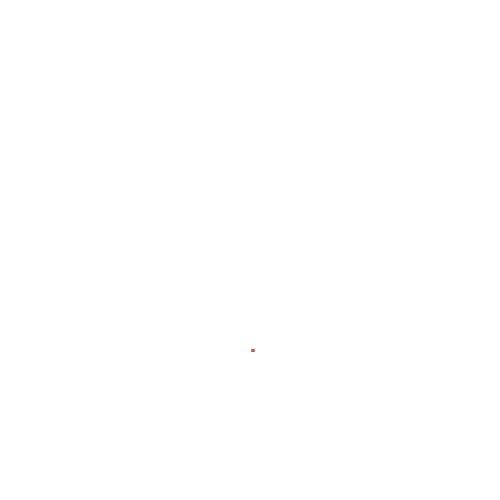
Frame 1 (no input)
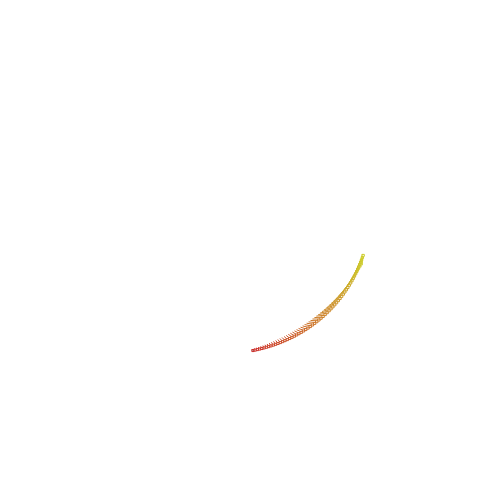
Frame 60 (no input)
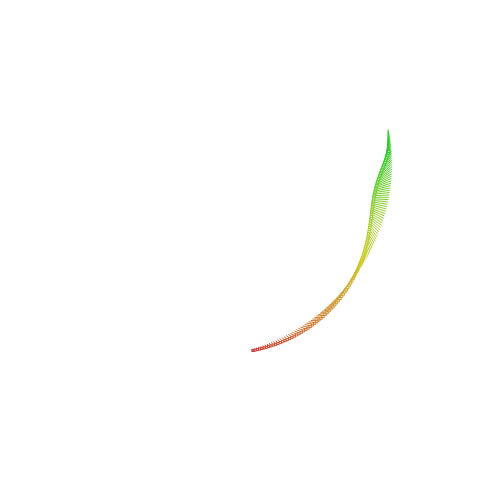
Frame 120 (the mouse pressed at the canvas centre since frame 60)

The p5.js sketch that drew these frames (run headless with seeded random() and noise() and a simulated clock; from frame 60 on, the mouse is pressed at the canvas centre):

// p5.js sketch
// ── sketch.js
function setup() {
 canvas = createCanvas( 500, 500 );
 

  // Initial position in the centre of the screen
  x = width / 2;
  y = height / 2;

  // dx and dy are the small change in position each frame
  dx = random( -1, 1 );
  dy = random( -1, 1 );
  // background(255,255,255); 
}

function draw() {

  // Blend the old frames into the background
  blendMode( BLEND );
  // fill(frameCount - 255 % 255,80,80, 10 );
  // rect( 6, 6, width, height ); // black
  rad = radians( frameCount );

  // Calculate new position
  x += dx;
  y += dy;

  var max = 1,
    min = 0.5,
    bx = x + 100 * sin( rad ),
    by = y + 100 * cos( rad );
    radius = 100 * sin( rad * 0.1 );
    handX = bx + radius * sin( rad * 3 );
    handY = by + radius * cos( rad * 3 );

  // When the shape hits the edge of the window, it reverses its direction and
  // changes velocity
  if ( x > width - 100 || x < 100 ) {

    dx = dx > 0 ? -random( min, max ) : random( min, max );
  }

  if ( y > height-100 || y < 100 ) {

    dy = dy > 0 ? -random( min, max ) : random( min, max );
  }

  fill(160);
  colorMode(HSB);
  stroke(frameCount % 255, 80, 80);
  line( bx, by, handX, handY );
  rect( handX, handY, 2, 2 );
}
